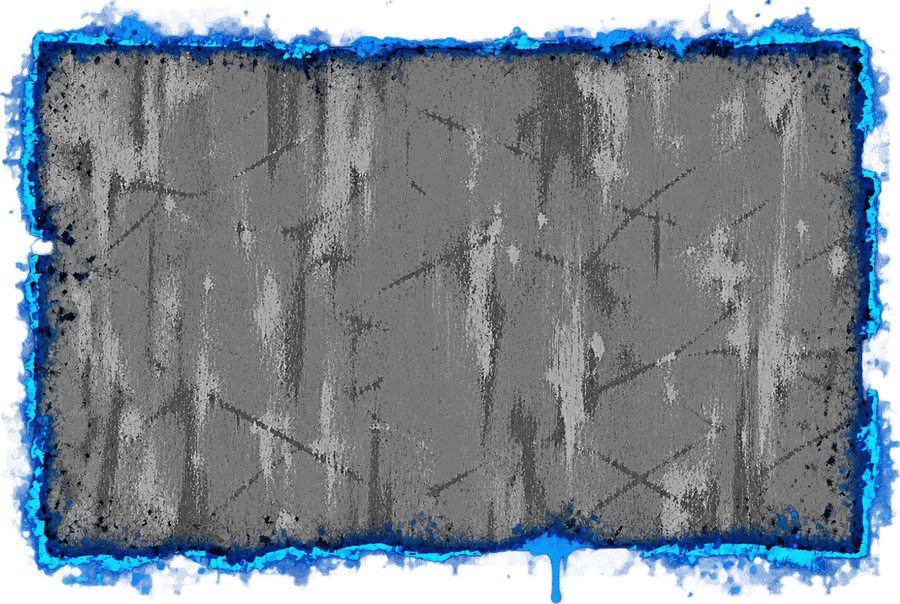
#> input picture frontend/assets/bonus_panel.png, 900 x 604 px, found by its file name
$ python make_masks.py
#> lines starting #> are read from the running program, lines starting #| are printed output that depends on the picture; after the words box and inside, x2 and y2 are one past the last pixel; in counts of white or black regions, pixels touching at a corner belong together
"""Inputs for the live spray rims (frontend/index.html, "spray rims"): the bonus-buy panel's grey
plate on its own, its outline as a distance field, and the grey plate texture the board shows
through its frame.

  python tools/sprayrim/make_masks.py

art/ui-src/bonus_panel.png (grey plate + sprayed blue rim) ->
  frontend/assets/bonus_plate.webp    the grey plate alone (the rim is drawn live over its edge)
  frontend/assets/bonus_plate_sdf.png the plate's edge as a distance field: 128 = the edge, +1 per
                                      SDF_PX source px outside, -1 per SDF_PX inside (R channel)
  frontend/assets/plate_grey.webp     the plate's texture, edge to edge, for the board's backing
"""
import os
import numpy as np
import cv2
from PIL import Image

ROOT = os.path.dirname(os.path.dirname(os.path.dirname(os.path.abspath(__file__))))
SRC = os.path.join(ROOT, "art", "ui-src", "bonus_panel.png")
HI = os.path.join(ROOT, "frontend", "assets", "bonus_panel.webp")   # the 2.5x high-res pass of the same art
OUT = os.path.join(ROOT, "frontend", "assets")
SDF_PX = .75      # source px per SDF step: +-127 steps = +-95 source px around the edge
SDF_SCALE = .5    # the field is stored at half the source size (it is smooth; the GPU interpolates)


def plate_mask(a):
    rgb, al = a[..., :3], a[..., 3]
    sat = rgb.max(-1) - rgb.min(-1)
    lum = rgb @ np.array([.3, .59, .11], np.float32)
    grey = (al > .6) & (sat < .12) & (lum > .12)
    # the plate is the big grey area, its black scratches and specks included
    m = cv2.morphologyEx(grey.astype(np.uint8), cv2.MORPH_CLOSE, cv2.getStructuringElement(cv2.MORPH_ELLIPSE, (15, 15)))
    n, lab, st, _ = cv2.connectedComponentsWithStats(m, 8)
    i = 1 + int(np.argmax(st[1:, cv2.CC_STAT_AREA]))
    m = (lab == i).astype(np.uint8)
    h, w = m.shape
    ff = np.pad(m, 1); mask = np.zeros((h + 4, w + 4), np.uint8)
    cv2.floodFill(ff, mask, (0, 0), 2)
    m = (ff[1:-1, 1:-1] != 2)
    return cv2.GaussianBlur(m.astype(np.float32), (0, 0), 2.0) > .5


def main():
    a = np.asarray(Image.open(SRC).convert("RGBA")).astype(np.float32) / 255
    H, W = a.shape[:2]
#> H = 604; W = 900
    m = plate_mask(a)
#> in plate_mask, `grey = (al > .6) & (sat < .12) & (lum > .12)`:
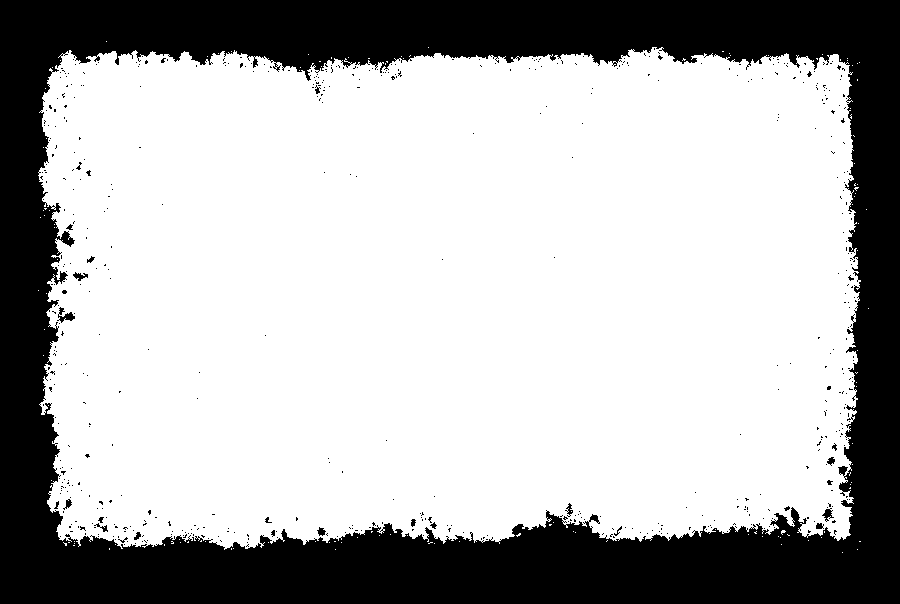
#> grey: shape (604, 900) bool; 69.9% white; 569 black regions (548 under 20 px), largest, box (x1, y1, x2, y2) and area: (0, 0, 900, 604) 161635, (57, 307, 75, 323) 120, (822, 508, 834, 522) 75
#> in plate_mask, `m = cv2.morphologyEx(grey.astype(np.uint8), cv2.MORPH_CLOSE, cv2.getSt..`: m: shape (604, 900); values 0 (black) and 1 (white), 71.5% white; 1 black region, box (x1, y1, x2, y2) and area: (0, 0, 900, 604) 154976
#> in plate_mask, `n, lab, st, _ = cv2.connectedComponentsWithStats(m, 8)`:
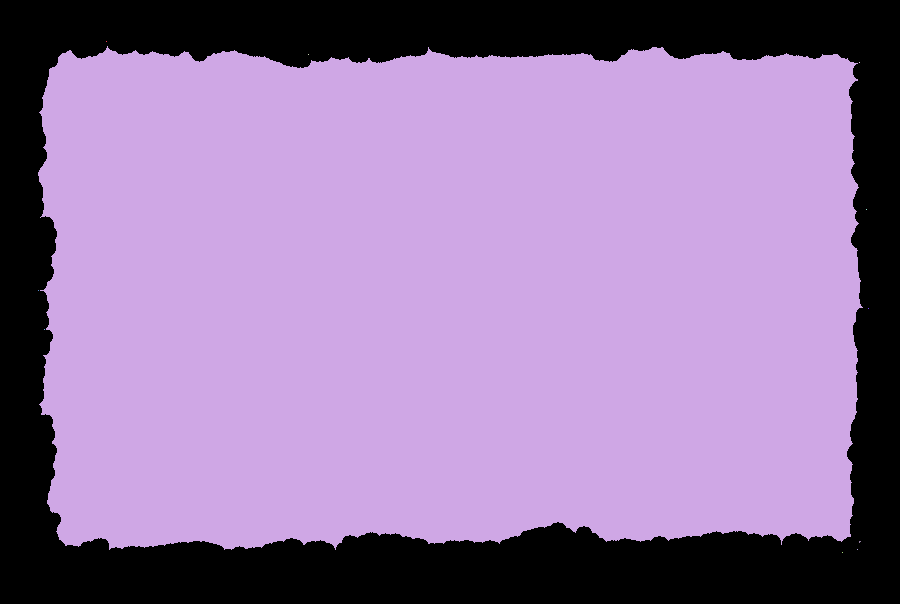
#> lab: shape (604, 900) int32; 12 distinct labels, from 0 to 11; one colour per label, 0 black
#> in plate_mask, `n, lab, st, _ = cv2.connectedComponentsWithStats(m, 8)`: n = 12; st = [[0, 0, 900, 604, 154976], [106, 41, 1, 1, 1], [38, 46, 825, 504, 388612], [308, 54, 1, 1, 1], [859, 62, 1, 1, 1], [866, 209, 1, 1, 1], [38, 290, 1, 1, 1], [868, 308, 1, 1, 1], [44, 329, 1, 1, 1], [859, 541, 2, 2, 3], [857, 549, 1, 1, 1], [842, 552, 1, 1, 1]]
#> in plate_mask, `i = 1 + int(np.argmax(st[1:, cv2.CC_STAT_AREA]))`: i = 2
#> in plate_mask, `m = (lab == i).astype(np.uint8)`: m: shape (604, 900); values 0 (black) and 1 (white), 71.5% white; 1 black region, box (x1, y1, x2, y2) and area: (0, 0, 900, 604) 154988
#> in plate_mask, `ff = np.pad(m, 1)`: ff: shape (606, 902); values 0 (black) and 1 (white), 71.1% white; 1 black region, box (x1, y1, x2, y2) and area: (0, 0, 902, 606) 158000
#> in plate_mask, `return cv2.GaussianBlur(m.astype(np.float32), (0, 0), 2.0) > .5`: returned value: shape (604, 900) bool; 71.5% white; 1 black region, box (x1, y1, x2, y2) and area: (0, 0, 900, 604) 155085
    # signed distance (source px): + outside the plate, - inside
    dout = cv2.distanceTransform((~m).astype(np.uint8), cv2.DIST_L2, 5)
    din = cv2.distanceTransform(m.astype(np.uint8), cv2.DIST_L2, 5)
    sd = np.where(m, -din, dout)
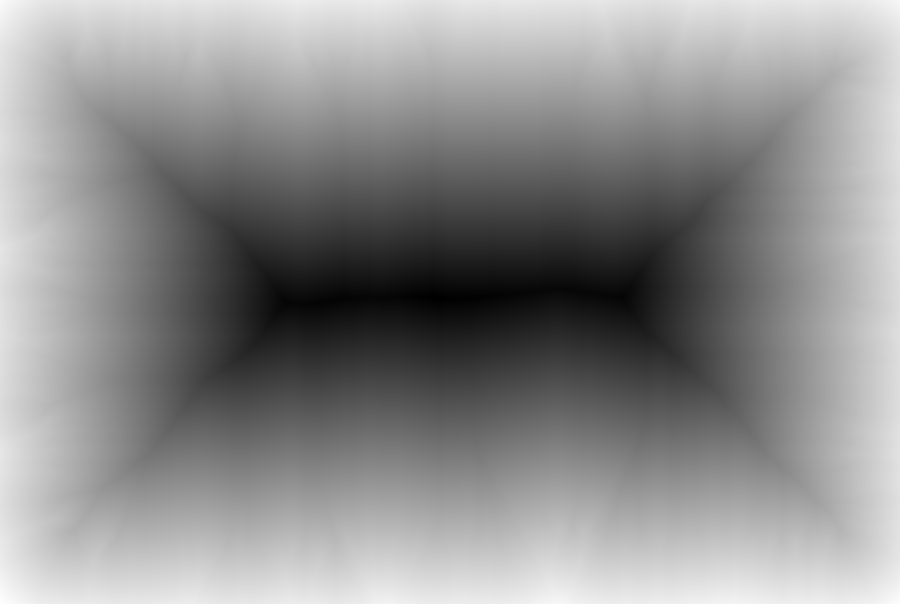
#> sd: shape (604, 900) float32; min -244.2, max 86.8, mean -59.8; drawn with min black and max white
    v = np.clip(128 + sd / SDF_PX, 0, 255)
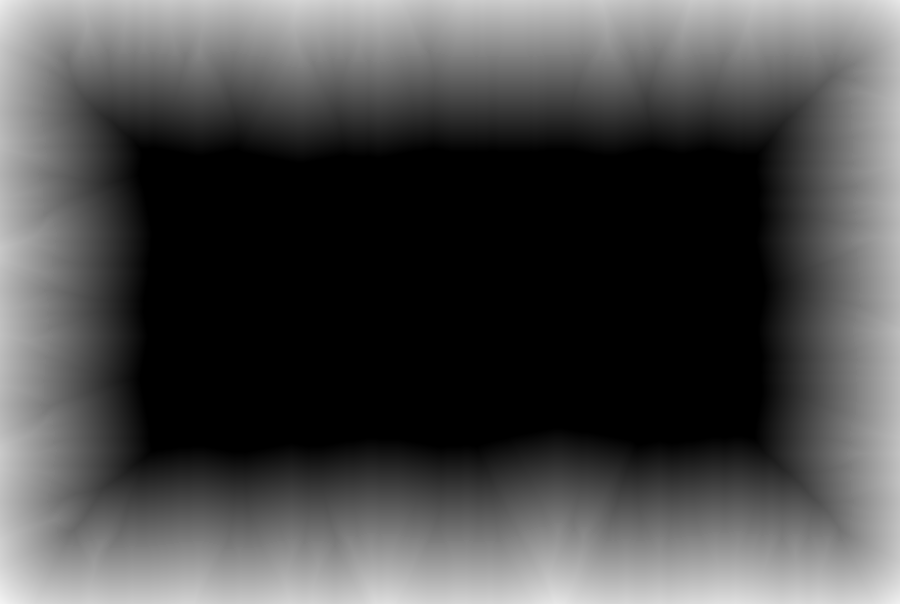
#> v: shape (604, 900) float32; min 0, max 243.7, mean 74.2
    small = cv2.resize(v, (round(W * SDF_SCALE), round(H * SDF_SCALE)), interpolation=cv2.INTER_AREA)
    Image.fromarray(small.round().astype(np.uint8), "L").convert("RGB").save(os.path.join(OUT, "bonus_plate_sdf.png"), optimize=True)
    # the grey plate alone, at the high-res pass's size, with a soft 2 px edge
    hi = Image.open(HI).convert("RGBA")
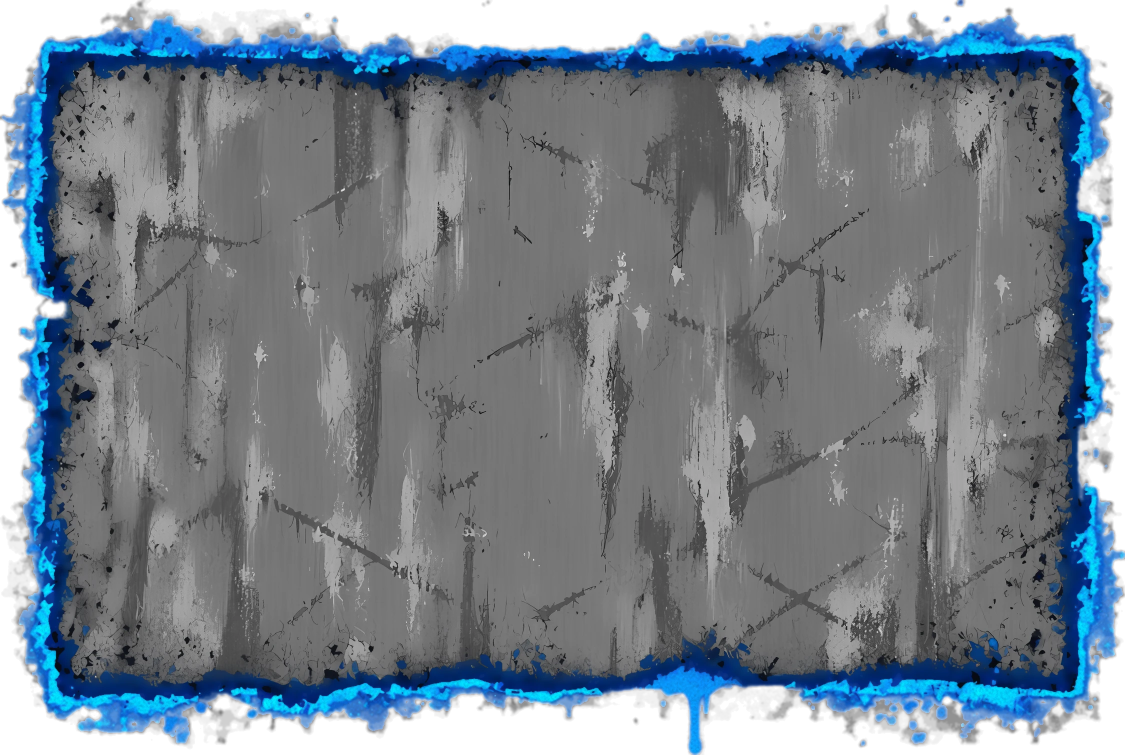
#> input picture frontend/assets/bonus_panel.webp, 2250 x 1510 px (shown at 1/2 size)
#> hi is the input picture: PIL image 2250x1510 RGBA; mean R, G, B, A 82.4, 94.1, 105, 214.3
    k = hi.width / W
#> k = 2.5
    mh = cv2.resize(m.astype(np.float32), hi.size, interpolation=cv2.INTER_LINEAR)
    mh = cv2.GaussianBlur(mh, (0, 0), 1.2 * k)
    mh = np.clip((mh - .5) * 3 + .5, 0, 1)
    px = np.asarray(hi).astype(np.float32)
    px[..., 3] = px[..., 3] * mh
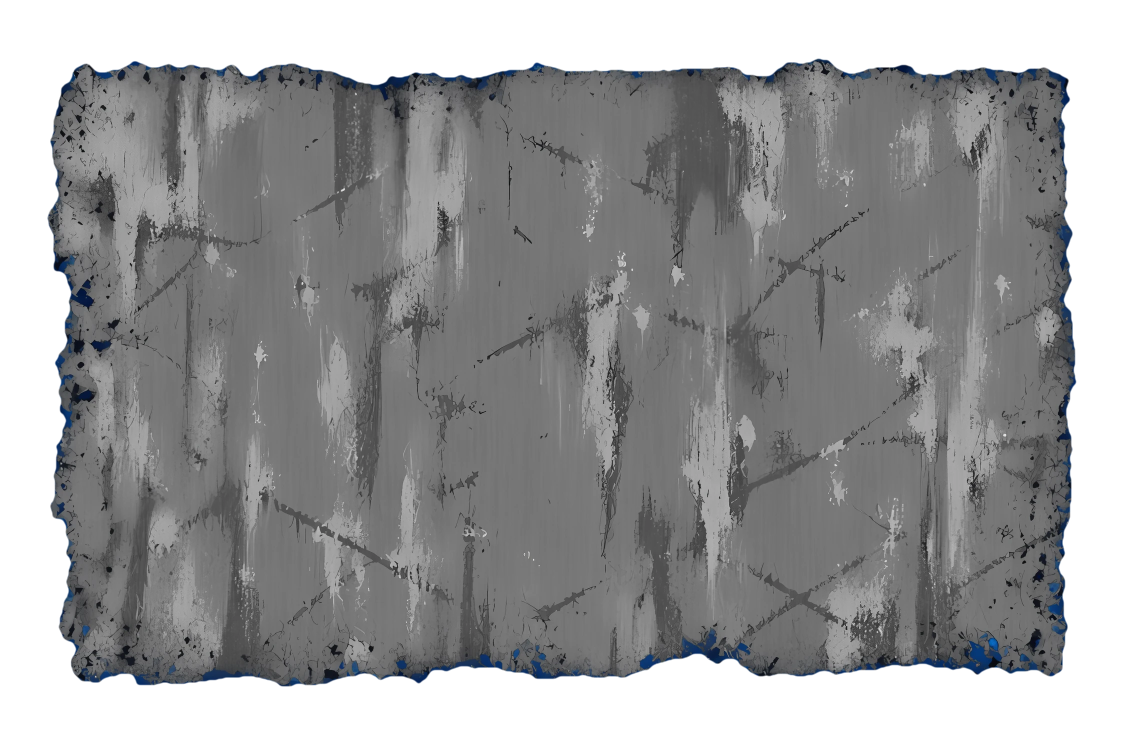
#> px: shape (1510, 2250, 4) float32 (shown at 1/2 size); mean R, G, B, A 82, 93.9, 105.1, 182.9; transparent parts drawn white
    Image.fromarray(px.round().astype(np.uint8), "RGBA").save(os.path.join(OUT, "bonus_plate.webp"), "WEBP", quality=88, alpha_quality=100, method=6)
    # the plate texture edge to edge, for the board's backing: the plate's interior, cropped
    ys, xs = np.nonzero(cv2.erode(m.astype(np.uint8), np.ones((41, 41), np.uint8)))
    box = (int(xs.min() * k), int(ys.min() * k), int(xs.max() * k), int(ys.max() * k))
#> box = (160, 182, 2092, 1312)
    tex = hi.crop(box).convert("RGB")
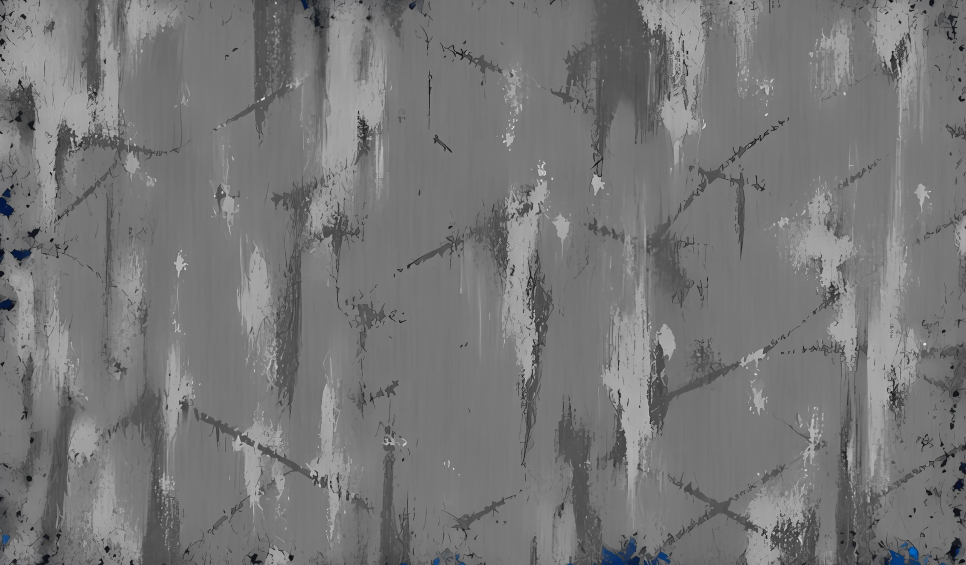
#> tex: PIL image 1932x1130 RGB (shown at 1/2 size); mean R, G, B 118.4, 118.5, 118.7
    tex.save(os.path.join(OUT, "plate_grey.webp"), "WEBP", quality=82, method=6)
    print("plate", W, H, "-> sdf", small.shape[::-1], "| plate.webp", hi.size, "| plate_grey", tex.size)
#| plate 900 604 -> sdf (450, 302) | plate.webp (2250, 1510) | plate_grey (1932, 1130)


if __name__ == "__main__":
    main()
